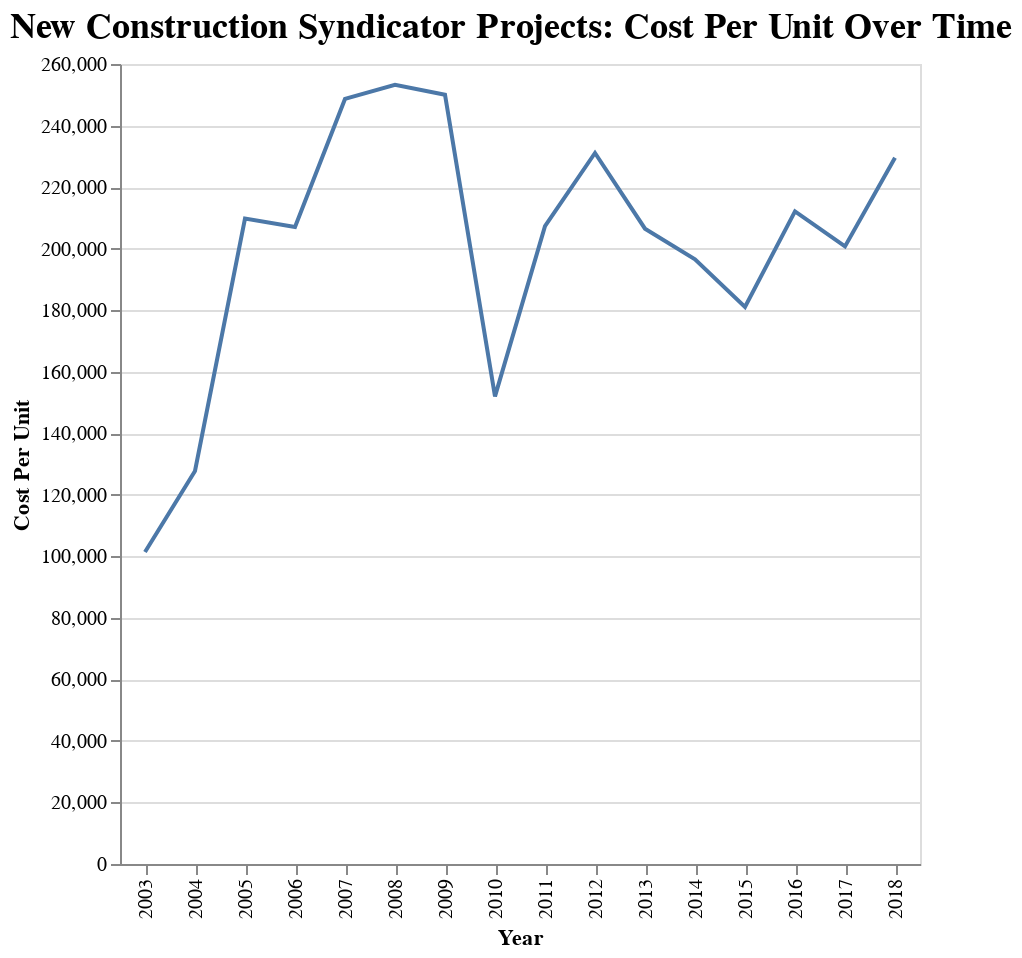

Notebook code for this chart:
### Code cell
alt.Chart(potential_9_new_construction_grouped).mark_line().encode(
    x='Year',
    y='Cost Per Unit'
).configure(background="#ffffff").configure_legend().properties(
    title={
      "text": ["New Construction Syndicator Projects: Cost Per Unit Over Time"]})

### Figure 1 — Vega-Lite specification as saved in the notebook (floating-point values rounded to 4 significant figures)
{"width": 400, "height": 400, "config": {"title": {"fontSize": 18, "font": "Veranda Regular", "anchor": "start", "fontColor": "#000000"}, "range": {"category": ["#FFB81D", "#4E748B"], "diverging": ["#FFB81D", "#4E748B"]}, "legend": {"labelFont": "Veranda Regular", "labelLimit": 0}, "background": "#ffffff"}, "data": {"name": "data-c3b10c3e22b37d5aa3319652183eb28d"}, "mark": "line", "encoding": {"x": {"type": "nominal", "field": "Year"}, "y": {"type": "quantitative", "field": "Cost Per Unit"}}, "title": {"text": ["New Construction Syndicator Projects: Cost Per Unit Over Time"]}, "$schema": "https://vega.github.io/schema/vega-lite/v4.0.2.json", "datasets": {"data-c3b10c3e22b37d5aa3319652183eb28d": [{"Year": "2003", "totalcost": 7029000.0, "units_n": 72.33, "Number of Sources": 2.333, "Cost Per Unit": 101400.0}, {"Year": "2004", "totalcost": 10750000.0, "units_n": 70.25, "Number of Sources": 3.875, "Cost Per Unit": 127700.0}, {"Year": "2005", "totalcost": 14330000.0, "units_n": 92.83, "Number of Sources": 4.5, "Cost Per Unit": 209800.0}, {"Year": "2006", "totalcost": 13070000.0, "units_n": 72.91, "Number of Sources": 5.182, "Cost Per Unit": 207000.0}, {"Year": "2007", "totalcost": 20760000.0, "units_n": 85.4, "Number of Sources": 4.971, "Cost Per Unit": 248600.0}, {"Year": "2008", "totalcost": 21750000.0, "units_n": 100.9, "Number of Sources": 4.87, "Cost Per Unit": 253200.0}, {"Year": "2009", "totalcost": 21240000.0, "units_n": 96.64, "Number of Sources": 3.786, "Cost Per Unit": 250000.0}, {"Year": "2010", "totalcost": 15590000.0, "units_n": 113.9, "Number of Sources": 2.933, "Cost Per Unit": 152000.0}, {"Year": "2011", "totalcost": 12090000.0, "units_n": 63.43, "Number of Sources": 3.75, "Cost Per Unit": 207300.0}, {"Year": "2012", "totalcost": 18880000.0, "units_n": 79.5, "Number of Sources": 3.846, "Cost Per Unit": 231100.0}, {"Year": "2013", "totalcost": 12620000.0, "units_n": 61.9, "Number of Sources": 3.959, "Cost Per Unit": 206500.0}, {"Year": "2014", "totalcost": 12180000.0, "units_n": 65.85, "Number of Sources": 3.625, "Cost Per Unit": 196500.0}, {"Year": "2015", "totalcost": 17030000.0, "units_n": 100.1, "Number of Sources": 3.489, "Cost Per Unit": 181100.0}, {"Year": "2016", "totalcost": 15530000.0, "units_n": 81.82, "Number of Sources": 3.636, "Cost Per Unit": 212100.0}, {"Year": "2017", "totalcost": 9591000.0, "units_n": 50.75, "Number of Sources": 5.25, "Cost Per Unit": 200700.0}, {"Year": "2018", "totalcost": 11180000.0, "units_n": 47.3, "Number of Sources": 4.0, "Cost Per Unit": 229500.0}]}}
